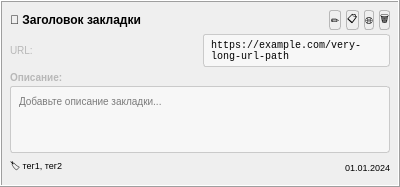
<?xml version="1.0" encoding="UTF-8"?>
<ui version="4.0">
 <class>BookmarkItemWidget</class>
 <widget class="QFrame" name="BookmarkItemWidget">
  <property name="geometry">
   <rect>
    <x>0</x>
    <y>0</y>
    <width>400</width>
    <height>150</height>
   </rect>
  </property>
  <property name="frameShape">
   <enum>QFrame::Box</enum>
  </property>
  <property name="frameShadow">
   <enum>QFrame::Raised</enum>
  </property>
  <property name="lineWidth">
   <number>1</number>
  </property>
  <property name="styleSheet">
   <string notr="true">BookmarkItemWidget {
    background-color: palette(base);
    border: 1px solid palette(midlight);
    border-radius: 5px;
    padding: 8px;
}
BookmarkItemWidget:hover {
    background-color: palette(alternate-base);
    border: 1px solid palette(highlight);
}</string>
  </property>
  <layout class="QVBoxLayout" name="verticalLayout">
   <property name="spacing">
    <number>4</number>
   </property>
   <property name="leftMargin">
    <number>8</number>
   </property>
   <property name="topMargin">
    <number>8</number>
   </property>
   <property name="rightMargin">
    <number>8</number>
   </property>
   <property name="bottomMargin">
    <number>8</number>
   </property>
   <item>
    <layout class="QHBoxLayout" name="top_layout">
     <property name="spacing">
      <number>5</number>
     </property>
     <item>
      <widget class="QLabel" name="title_label">
       <property name="text">
        <string>🔖 Заголовок закладки</string>
       </property>
       <property name="styleSheet">
        <string notr="true">font-weight: bold; font-size: 12px;</string>
       </property>
       <property name="cursor">
        <cursorShape>PointingHandCursor</cursorShape>
       </property>
      </widget>
     </item>
     <item>
      <spacer name="horizontalSpacer">
       <property name="orientation">
        <enum>Qt::Horizontal</enum>
       </property>
       <property name="sizeHint" stdset="0">
        <size>
         <width>40</width>
         <height>20</height>
        </size>
       </property>
      </spacer>
     </item>
     <item>
      <widget class="QPushButton" name="edit_btn">
       <property name="text">
        <string>✏️</string>
       </property>
       <property name="toolTip">
        <string>Редактировать описание</string>
       </property>
       <property name="maximumSize">
        <size>
         <width>24</width>
         <height>24</height>
        </size>
       </property>
       <property name="styleSheet">
        <string notr="true">QPushButton {
    background-color: palette(button);
    border: 1px solid palette(mid);
    border-radius: 3px;
    font-size: 10px;
}
QPushButton:hover {
    background-color: #e6f3ff;
}
QPushButton:pressed {
    background-color: palette(mid);
}</string>
       </property>
      </widget>
     </item>
     <item>
      <widget class="QPushButton" name="copy_btn">
       <property name="text">
        <string>📋</string>
       </property>
       <property name="toolTip">
        <string>Копировать URL</string>
       </property>
       <property name="maximumSize">
        <size>
         <width>24</width>
         <height>24</height>
        </size>
       </property>
       <property name="styleSheet">
        <string notr="true">QPushButton {
    background-color: palette(button);
    border: 1px solid palette(mid);
    border-radius: 3px;
    font-size: 10px;
}
QPushButton:hover {
    background-color: #e6ffe6;
}
QPushButton:pressed {
    background-color: palette(mid);
}</string>
       </property>
      </widget>
     </item>
     <item>
      <widget class="QPushButton" name="open_btn">
       <property name="text">
        <string>🌐</string>
       </property>
       <property name="toolTip">
        <string>Открыть в браузере</string>
       </property>
       <property name="maximumSize">
        <size>
         <width>24</width>
         <height>24</height>
        </size>
       </property>
       <property name="styleSheet">
        <string notr="true">QPushButton {
    background-color: palette(button);
    border: 1px solid palette(mid);
    border-radius: 3px;
    font-size: 10px;
}
QPushButton:hover {
    background-color: #fff0e6;
}
QPushButton:pressed {
    background-color: palette(mid);
}</string>
       </property>
      </widget>
     </item>
     <item>
      <widget class="QPushButton" name="delete_btn">
       <property name="text">
        <string>🗑️</string>
       </property>
       <property name="toolTip">
        <string>Удалить закладку</string>
       </property>
       <property name="maximumSize">
        <size>
         <width>24</width>
         <height>24</height>
        </size>
       </property>
       <property name="styleSheet">
        <string notr="true">QPushButton {
    background-color: palette(button);
    border: 1px solid palette(mid);
    border-radius: 3px;
    font-size: 10px;
}
QPushButton:hover {
    background-color: #ffe6e6;
    border: 1px solid #ff4444;
}
QPushButton:pressed {
    background-color: #ffcccc;
}</string>
       </property>
      </widget>
     </item>
    </layout>
   </item>
   <item>
    <layout class="QHBoxLayout" name="url_layout">
     <property name="spacing">
      <number>5</number>
     </property>
     <item>
      <widget class="QLabel" name="url_prefix_label">
       <property name="text">
        <string>URL:</string>
       </property>
       <property name="styleSheet">
        <string notr="true">font-size: 10px; color: palette(mid);</string>
       </property>
      </widget>
     </item>
     <item>
      <widget class="QLabel" name="url_label">
       <property name="text">
        <string>https://example.com/very-long-url-path</string>
       </property>
       <property name="styleSheet">
        <string notr="true">QLabel {
    background-color: palette(alternate-base);
    border: 1px solid palette(midlight);
    border-radius: 3px;
    padding: 4px;
    font-family: monospace;
    font-size: 10px;
    color: palette(text);
}</string>
       </property>
       <property name="textInteractionFlags">
        <set>Qt::TextSelectableByMouse</set>
       </property>
       <property name="wordWrap">
        <bool>true</bool>
       </property>
      </widget>
     </item>
    </layout>
   </item>
   <item>
    <layout class="QVBoxLayout" name="description_layout">
     <property name="spacing">
      <number>2</number>
     </property>
     <item>
      <widget class="QLabel" name="description_title_label">
       <property name="text">
        <string>Описание:</string>
       </property>
       <property name="styleSheet">
        <string notr="true">font-size: 10px; color: palette(mid); font-weight: bold;</string>
       </property>
      </widget>
     </item>
     <item>
      <widget class="QTextEdit" name="description_edit">
       <property name="maximumHeight">
        <number>50</number>
       </property>
       <property name="styleSheet">
        <string notr="true">QTextEdit {
    background-color: palette(alternate-base);
    border: 1px solid palette(midlight);
    border-radius: 3px;
    padding: 4px;
    font-size: 10px;
    color: palette(text);
}
QTextEdit:focus {
    border: 1px solid palette(highlight);
}
QTextEdit[readOnly="true"] {
    background-color: palette(window);
}</string>
       </property>
       <property name="readOnly">
        <bool>true</bool>
       </property>
       <property name="placeholderText">
        <string>Добавьте описание закладки...</string>
       </property>
       <property name="acceptRichText">
        <bool>false</bool>
       </property>
      </widget>
     </item>
    </layout>
   </item>
   <item>
    <layout class="QHBoxLayout" name="meta_layout">
     <property name="spacing">
      <number>10</number>
     </property>
     <item>
      <widget class="QLabel" name="tags_label">
       <property name="text">
        <string>🏷️ тег1, тег2</string>
       </property>
       <property name="styleSheet">
        <string notr="true">font-size: 9px; color: palette(placeholder-text);</string>
       </property>
      </widget>
     </item>
     <item>
      <spacer name="horizontalSpacer_2">
       <property name="orientation">
        <enum>Qt::Horizontal</enum>
       </property>
       <property name="sizeHint" stdset="0">
        <size>
         <width>40</width>
         <height>20</height>
        </size>
       </property>
      </spacer>
     </item>
     <item>
      <widget class="QLabel" name="date_label">
       <property name="text">
        <string>01.01.2024</string>
       </property>
       <property name="styleSheet">
        <string notr="true">font-size: 9px; color: palette(placeholder-text);</string>
       </property>
       <property name="alignment">
        <set>Qt::AlignRight|Qt::AlignTrailing|Qt::AlignVCenter</set>
       </property>
      </widget>
     </item>
    </layout>
   </item>
  </layout>
 </widget>
 <resources/>
 <connections/>
</ui>
